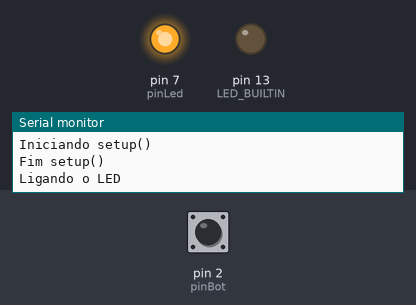
This sketch was run on a simulated Arduino Uno, built with avr-gcc and run on an emulated ATmega328P. Parts: output pins drawn as LEDs (lit = HIGH), the last lines printed to the serial monitor. The test bench sets the inputs (shaded band); at power-on: pin 2 (pinBot) LOW. Sleep ends after the set time or at an interrupt. At 14.0 s the program stops and its outputs stay as they are.

Above: at 4.2 s.
4.3 s: pin 2 (pinBot) pulsed HIGH 5 times (0.12 s each, 0.3 s apart)
At 7.1 s:
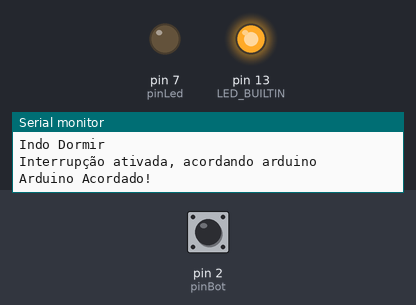
At 8.6 s:
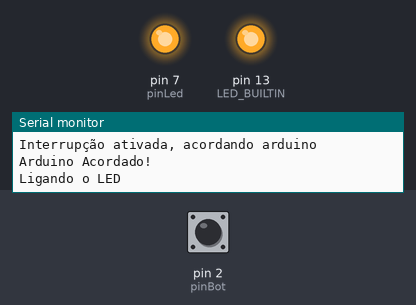
Timing chart, 0 to 14.5 s (numbered marks = the images above; inputs shaded):
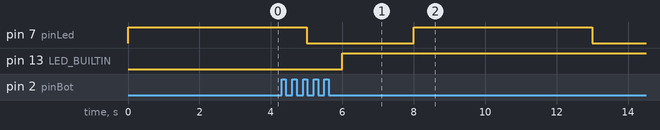

The sketch:

Q0627_Sketch.ino
```cpp
/*
     CÓDIGO:  Q0627
     AUTOR:   BrincandoComIdeias
     LINK:    https://www.youtube.com/brincandocomideias ; https://cursodearduino.net/ ; https://cursoderobotica.net
     COMPRE:  https://www.arducore.com.br/
     SKETCH:  Fazer o Arduino Dormir
     DATA:    12/02/2020
*/

// INCLUSÃO DE BIBLIOTECAS
#include <avr/sleep.h>

// DEFINIÇÕES DE PINOS
#define pinBot 2
#define pinLed 7

// DECLARAÇÃO DE FUNÇÕES
void durmaBem();

// DECLARAÇÃO DE VARIÁVEIS
bool estadoBUILTIN = false;

void setup() {
  Serial.begin(9600);
  Serial.println("Iniciando setup()");

  pinMode(pinLed, OUTPUT);
  pinMode(LED_BUILTIN, OUTPUT);
  pinMode(pinBot, INPUT_PULLUP);

  digitalWrite(pinLed, LOW);

  Serial.println("Fim setup()");
}

void loop() {
  Serial.println("Ligando o LED");
  digitalWrite(pinLed, HIGH);
  delay(5000);
  Serial.println("Indo Dormir");
  digitalWrite(pinLed, LOW);

  durmaBem();
  Serial.println("Arduino Acordado!");

  estadoBUILTIN = !estadoBUILTIN;
  digitalWrite(LED_BUILTIN, estadoBUILTIN);

  delay(2000);
}

// IMPLEMENTO DE FUNÇÕES

void durmaBem() {

  attachInterrupt( digitalPinToInterrupt(pinBot), acorda, LOW );

  set_sleep_mode(SLEEP_MODE_PWR_DOWN);
  sleep_enable();

  delay(1000);

  sleep_cpu();
}

void acorda() {
  Serial.println("Interrupção ativada, acordando arduino");
  sleep_disable();
  detachInterrupt( digitalPinToInterrupt(pinBot) );
}
```

Measured:
- after the input at 4.3 s, pin 13 (LED_BUILTIN): LOW → HIGH after 1.7 s
